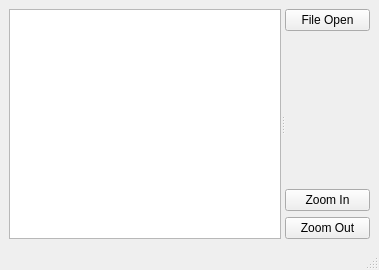
<?xml version="1.0" encoding="UTF-8"?>
<ui version="4.0">
 <class>Zoom</class>
 <widget class="QMainWindow" name="Zoom">
  <property name="geometry">
   <rect>
    <x>0</x>
    <y>0</y>
    <width>379</width>
    <height>270</height>
   </rect>
  </property>
  <property name="windowTitle">
   <string>Zoom</string>
  </property>
  <widget class="QWidget" name="centralwidget">
   <layout class="QHBoxLayout" name="horizontalLayout">
    <item>
     <widget class="QSplitter" name="splitter">
      <property name="orientation">
       <enum>Qt::Horizontal</enum>
      </property>
      <widget class="QGraphicsView" name="imageView"/>
      <widget class="QWidget" name="layoutWidget">
       <layout class="QVBoxLayout" name="verticalLayout_2">
        <item>
         <widget class="QPushButton" name="openPushButton">
          <property name="text">
           <string>File Open</string>
          </property>
         </widget>
        </item>
        <item>
         <spacer name="verticalSpacer">
          <property name="orientation">
           <enum>Qt::Vertical</enum>
          </property>
          <property name="sizeHint" stdset="0">
           <size>
            <width>20</width>
            <height>40</height>
           </size>
          </property>
         </spacer>
        </item>
        <item>
         <layout class="QVBoxLayout" name="verticalLayout">
          <item>
           <widget class="QPushButton" name="zoomInPushButton">
            <property name="text">
             <string>Zoom In</string>
            </property>
           </widget>
          </item>
          <item>
           <widget class="QPushButton" name="zoomOutPushButton">
            <property name="text">
             <string>Zoom Out</string>
            </property>
           </widget>
          </item>
         </layout>
        </item>
       </layout>
      </widget>
     </widget>
    </item>
   </layout>
  </widget>
  <widget class="QMenuBar" name="menubar">
   <property name="geometry">
    <rect>
     <x>0</x>
     <y>0</y>
     <width>379</width>
     <height>17</height>
    </rect>
   </property>
  </widget>
  <widget class="QStatusBar" name="statusbar"/>
 </widget>
 <resources/>
 <connections/>
</ui>
